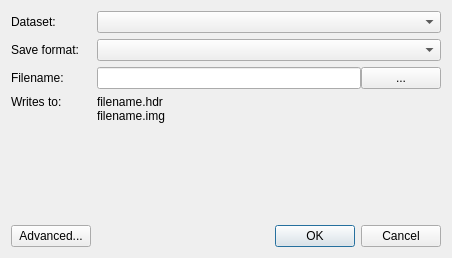
<?xml version="1.0" encoding="UTF-8"?>
<ui version="4.0">
 <class>SaveDatasetDialog</class>
 <widget class="QDialog" name="SaveDatasetDialog">
  <property name="geometry">
   <rect>
    <x>0</x>
    <y>0</y>
    <width>452</width>
    <height>258</height>
   </rect>
  </property>
  <property name="windowTitle">
   <string>Save Dataset</string>
  </property>
  <layout class="QGridLayout" name="gridLayout">
   <item row="1" column="0">
    <widget class="QLabel" name="lbl_save_format">
     <property name="text">
      <string>Save format:</string>
     </property>
     <property name="buddy">
      <cstring>cbox_save_format</cstring>
     </property>
    </widget>
   </item>
   <item row="2" column="0">
    <widget class="QLabel" name="lbl_filenames">
     <property name="text">
      <string>Filename:</string>
     </property>
     <property name="buddy">
      <cstring>ledit_filename</cstring>
     </property>
    </widget>
   </item>
   <item row="5" column="0">
    <widget class="QPushButton" name="btn_advanced">
     <property name="text">
      <string>Advanced...</string>
     </property>
    </widget>
   </item>
   <item row="0" column="0">
    <widget class="QLabel" name="lbl_dataset">
     <property name="text">
      <string>Dataset:</string>
     </property>
     <property name="buddy">
      <cstring>cbox_dataset</cstring>
     </property>
    </widget>
   </item>
   <item row="5" column="1">
    <widget class="QDialogButtonBox" name="buttonBox">
     <property name="orientation">
      <enum>Qt::Horizontal</enum>
     </property>
     <property name="standardButtons">
      <set>QDialogButtonBox::Cancel|QDialogButtonBox::Ok</set>
     </property>
    </widget>
   </item>
   <item row="4" column="0">
    <spacer name="verticalSpacer">
     <property name="orientation">
      <enum>Qt::Vertical</enum>
     </property>
     <property name="sizeHint" stdset="0">
      <size>
       <width>20</width>
       <height>40</height>
      </size>
     </property>
    </spacer>
   </item>
   <item row="2" column="1">
    <widget class="QWidget" name="widget" native="true">
     <layout class="QGridLayout" name="gridLayout_2">
      <property name="leftMargin">
       <number>0</number>
      </property>
      <property name="topMargin">
       <number>0</number>
      </property>
      <property name="rightMargin">
       <number>0</number>
      </property>
      <property name="bottomMargin">
       <number>0</number>
      </property>
      <property name="spacing">
       <number>0</number>
      </property>
      <item row="0" column="0">
       <widget class="QLineEdit" name="ledit_filename"/>
      </item>
      <item row="0" column="1">
       <widget class="QPushButton" name="btn_filename">
        <property name="text">
         <string>...</string>
        </property>
       </widget>
      </item>
     </layout>
    </widget>
   </item>
   <item row="0" column="1">
    <widget class="QComboBox" name="cbox_dataset"/>
   </item>
   <item row="1" column="1">
    <widget class="QComboBox" name="cbox_save_format"/>
   </item>
   <item row="3" column="1">
    <widget class="QLabel" name="lbl_filenames_value">
     <property name="text">
      <string>filename.hdr
filename.img</string>
     </property>
    </widget>
   </item>
   <item row="3" column="0">
    <widget class="QLabel" name="lbl_writes_to">
     <property name="text">
      <string>Writes to:</string>
     </property>
     <property name="alignment">
      <set>Qt::AlignLeading|Qt::AlignLeft|Qt::AlignTop</set>
     </property>
    </widget>
   </item>
  </layout>
 </widget>
 <tabstops>
  <tabstop>cbox_dataset</tabstop>
  <tabstop>cbox_save_format</tabstop>
  <tabstop>ledit_filename</tabstop>
  <tabstop>btn_filename</tabstop>
  <tabstop>btn_advanced</tabstop>
 </tabstops>
 <resources/>
 <connections>
  <connection>
   <sender>buttonBox</sender>
   <signal>accepted()</signal>
   <receiver>SaveDatasetDialog</receiver>
   <slot>accept()</slot>
   <hints>
    <hint type="sourcelabel">
     <x>248</x>
     <y>254</y>
    </hint>
    <hint type="destinationlabel">
     <x>157</x>
     <y>274</y>
    </hint>
   </hints>
  </connection>
  <connection>
   <sender>buttonBox</sender>
   <signal>rejected()</signal>
   <receiver>SaveDatasetDialog</receiver>
   <slot>reject()</slot>
   <hints>
    <hint type="sourcelabel">
     <x>316</x>
     <y>260</y>
    </hint>
    <hint type="destinationlabel">
     <x>286</x>
     <y>274</y>
    </hint>
   </hints>
  </connection>
 </connections>
</ui>
